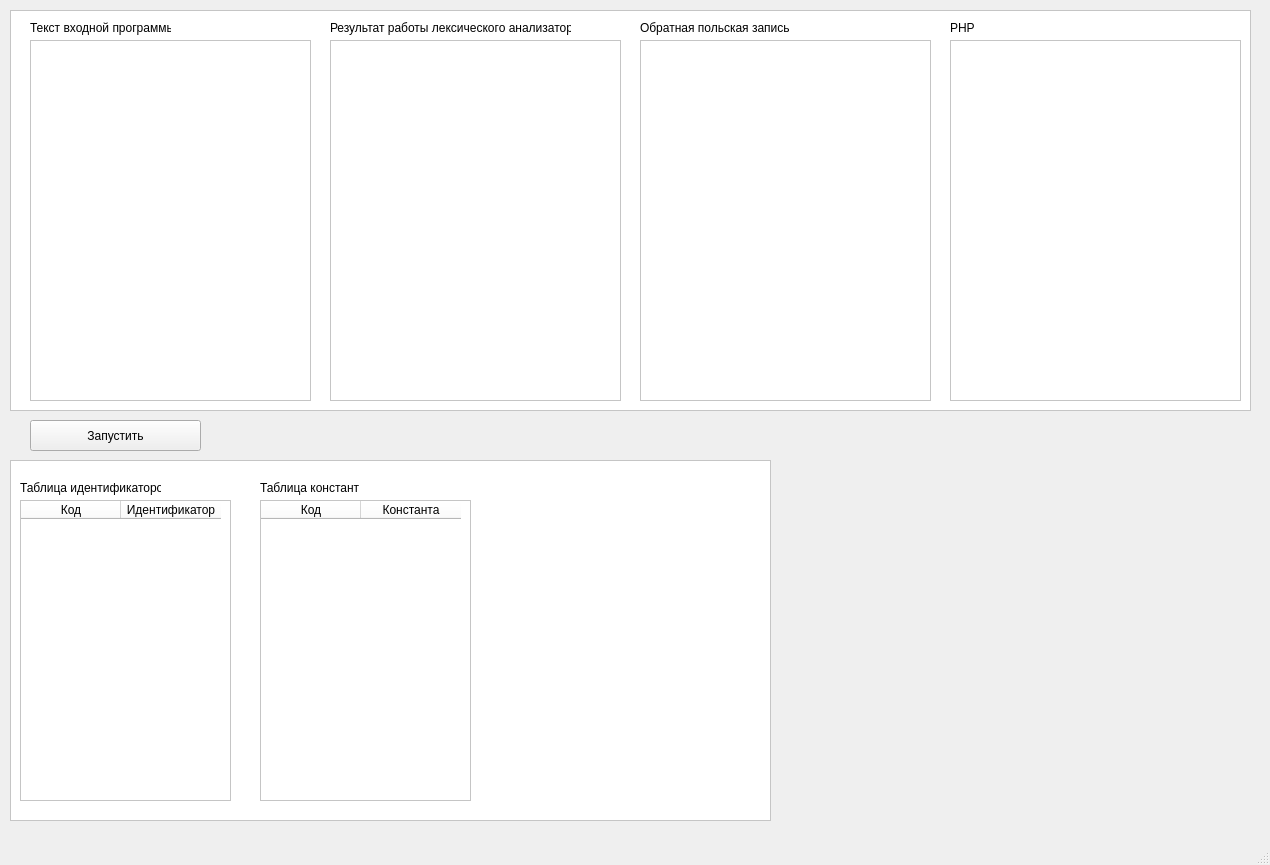
<?xml version="1.0" encoding="UTF-8"?>
<ui version="4.0">
 <class>MainWindow</class>
 <widget class="QMainWindow" name="MainWindow">
  <property name="geometry">
   <rect>
    <x>0</x>
    <y>0</y>
    <width>1270</width>
    <height>865</height>
   </rect>
  </property>
  <property name="windowTitle">
   <string>MainWindow</string>
  </property>
  <widget class="QWidget" name="centralwidget">
   <widget class="QFrame" name="frame">
    <property name="geometry">
     <rect>
      <x>10</x>
      <y>10</y>
      <width>1241</width>
      <height>401</height>
     </rect>
    </property>
    <property name="styleSheet">
     <string notr="true">background-color: rgb(255, 255, 255);
border-color: rgb(0, 0, 0);</string>
    </property>
    <property name="frameShape">
     <enum>QFrame::StyledPanel</enum>
    </property>
    <property name="frameShadow">
     <enum>QFrame::Raised</enum>
    </property>
    <property name="lineWidth">
     <number>2</number>
    </property>
    <widget class="QTextEdit" name="inputProgram">
     <property name="geometry">
      <rect>
       <x>20</x>
       <y>30</y>
       <width>281</width>
       <height>361</height>
      </rect>
     </property>
    </widget>
    <widget class="QTextEdit" name="tokensOutput">
     <property name="geometry">
      <rect>
       <x>320</x>
       <y>30</y>
       <width>291</width>
       <height>361</height>
      </rect>
     </property>
    </widget>
    <widget class="QLabel" name="label">
     <property name="geometry">
      <rect>
       <x>20</x>
       <y>10</y>
       <width>141</width>
       <height>16</height>
      </rect>
     </property>
     <property name="text">
      <string>Текст входной программы</string>
     </property>
    </widget>
    <widget class="QLabel" name="label_2">
     <property name="geometry">
      <rect>
       <x>320</x>
       <y>10</y>
       <width>241</width>
       <height>16</height>
      </rect>
     </property>
     <property name="text">
      <string>Результат работы лексического анализатора</string>
     </property>
    </widget>
    <widget class="QTextEdit" name="rpnOutput">
     <property name="geometry">
      <rect>
       <x>630</x>
       <y>30</y>
       <width>291</width>
       <height>361</height>
      </rect>
     </property>
    </widget>
    <widget class="QLabel" name="label_3">
     <property name="geometry">
      <rect>
       <x>630</x>
       <y>10</y>
       <width>241</width>
       <height>16</height>
      </rect>
     </property>
     <property name="text">
      <string>Обратная польская запись</string>
     </property>
    </widget>
    <widget class="QLabel" name="label_4">
     <property name="geometry">
      <rect>
       <x>940</x>
       <y>10</y>
       <width>241</width>
       <height>16</height>
      </rect>
     </property>
     <property name="text">
      <string>PHP</string>
     </property>
    </widget>
    <widget class="QTextEdit" name="phpOutput">
     <property name="geometry">
      <rect>
       <x>940</x>
       <y>30</y>
       <width>291</width>
       <height>361</height>
      </rect>
     </property>
    </widget>
   </widget>
   <widget class="QPushButton" name="runButton">
    <property name="geometry">
     <rect>
      <x>30</x>
      <y>420</y>
      <width>171</width>
      <height>31</height>
     </rect>
    </property>
    <property name="text">
     <string>Запустить</string>
    </property>
   </widget>
   <widget class="QFrame" name="frame_3">
    <property name="geometry">
     <rect>
      <x>10</x>
      <y>460</y>
      <width>761</width>
      <height>361</height>
     </rect>
    </property>
    <property name="styleSheet">
     <string notr="true">background-color: rgb(255, 255, 255);</string>
    </property>
    <property name="frameShape">
     <enum>QFrame::StyledPanel</enum>
    </property>
    <property name="frameShadow">
     <enum>QFrame::Raised</enum>
    </property>
    <widget class="QLabel" name="label_5">
     <property name="geometry">
      <rect>
       <x>10</x>
       <y>20</y>
       <width>141</width>
       <height>16</height>
      </rect>
     </property>
     <property name="text">
      <string>Таблица идентификаторов</string>
     </property>
    </widget>
    <widget class="QTableWidget" name="idTable">
     <property name="geometry">
      <rect>
       <x>10</x>
       <y>40</y>
       <width>211</width>
       <height>301</height>
      </rect>
     </property>
     <property name="columnCount">
      <number>2</number>
     </property>
     <column>
      <property name="text">
       <string>Код</string>
      </property>
     </column>
     <column>
      <property name="text">
       <string>Идентификатор</string>
      </property>
     </column>
    </widget>
    <widget class="QTableWidget" name="constTable">
     <property name="geometry">
      <rect>
       <x>250</x>
       <y>40</y>
       <width>211</width>
       <height>301</height>
      </rect>
     </property>
     <property name="columnCount">
      <number>2</number>
     </property>
     <column>
      <property name="text">
       <string>Код</string>
      </property>
     </column>
     <column>
      <property name="text">
       <string>Константа</string>
      </property>
     </column>
    </widget>
    <widget class="QLabel" name="label_6">
     <property name="geometry">
      <rect>
       <x>250</x>
       <y>20</y>
       <width>141</width>
       <height>16</height>
      </rect>
     </property>
     <property name="text">
      <string>Таблица констант</string>
     </property>
    </widget>
   </widget>
  </widget>
  <widget class="QMenuBar" name="menubar">
   <property name="geometry">
    <rect>
     <x>0</x>
     <y>0</y>
     <width>1270</width>
     <height>21</height>
    </rect>
   </property>
  </widget>
  <widget class="QStatusBar" name="statusbar"/>
 </widget>
 <resources/>
 <connections/>
</ui>
